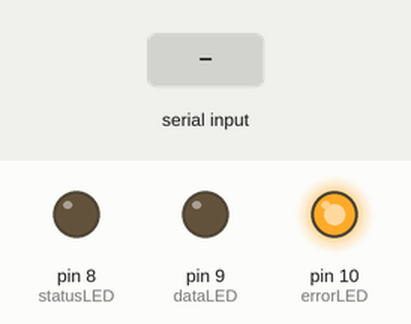
A sketch run on a simulated Arduino Uno, built with avr-gcc and run on an emulated ATmega328P. On the bench: output pins drawn as LEDs (lit = HIGH). The inputs (shaded band) are chosen by the test bench.

Above: at 1.2 s.
1.3 s: "1" received over Serial
At 2.1 s:
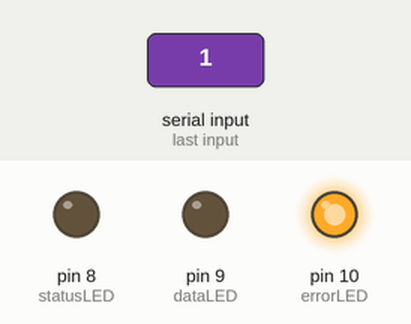
2.8 s: "0" received over Serial
At 3.7 s:
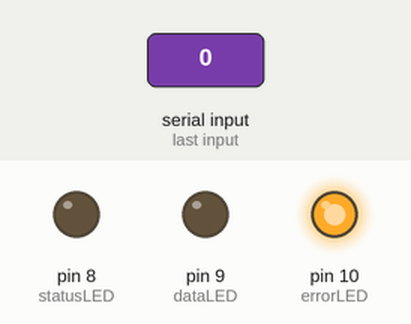
Timing chart, 0 to 5.8 s (numbered marks = the images above; inputs shaded):
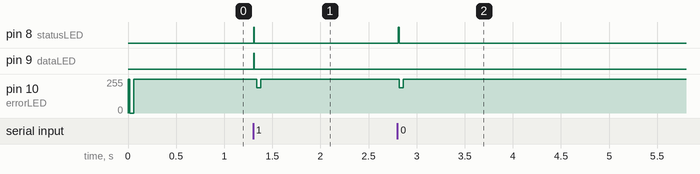

Measured:
- after the input at 1.3 s, pin 8 (statusLED), pin 9 (dataLED): LOW → HIGH at once, → LOW 0.01 s later; pin 10 (errorLED): 255/255 → 191/255 at once, → 255/255 0.04 s later
- after the input at 2.8 s, pin 8 (statusLED): LOW → HIGH at once, → LOW 0.01 s later; pin 10 (errorLED): 255/255 → 191/255 at once, → 255/255 0.04 s later

The sketch:

slave.ino
```cpp
/*
 * How to configure and pair two HC-05 Bluetooth Modules
 * by Dejan Nedelkovski, www.HowToMechatronics.com
 *
 *                 == SLAVE CODE ==
 */

#include <SoftwareSerial.h>

#define errorLED 10
#define dataLED 9
#define statusLED 8
#define button 7

int state = 20;
int buttonState = 0;

void setup() {
  pinMode(button, INPUT);
  pinMode(dataLED, OUTPUT);
  pinMode(errorLED, OUTPUT);
  pinMode(statusLED, OUTPUT);
  //digitalWrite(statusLED, LOW);
  //myServo.attach(9);
  Serial.begin(38400); // Default communication rate of the Bluetooth module
}

void loop() {
 digitalWrite(statusLED,LOW);
 digitalWrite(errorLED, LOW);
 digitalWrite(dataLED, LOW);
 if(Serial.available() > 0){ // Checks whether data is comming from the serial port
   state = Serial.read(); // Reads the data from the serial port
   digitalWrite(statusLED, HIGH);
 }
//Serial.print(state,DEC);
//Serial.print('\n');
// Controlling the servo motor
  if (state == '1') {
    digitalWrite(dataLED, HIGH); // LED ON
    state = 0;
  }
  else if (state == '0') {
    digitalWrite(dataLED, LOW); // LED ON
    state = 0;
  }
  else
    digitalWrite(errorLED, HIGH);
 //Serial.print(state);
 //Serial.print('\n');

 delay(10);

/* // Reading the button
 buttonState = digitalRead(button);
 if (buttonState == HIGH) {
   Serial.write('1'); // Sends '1' to the master to turn on LED
 }
 else {
  Serial.write('0');
 }
*/
 /*delay(1000);*/
}
```
